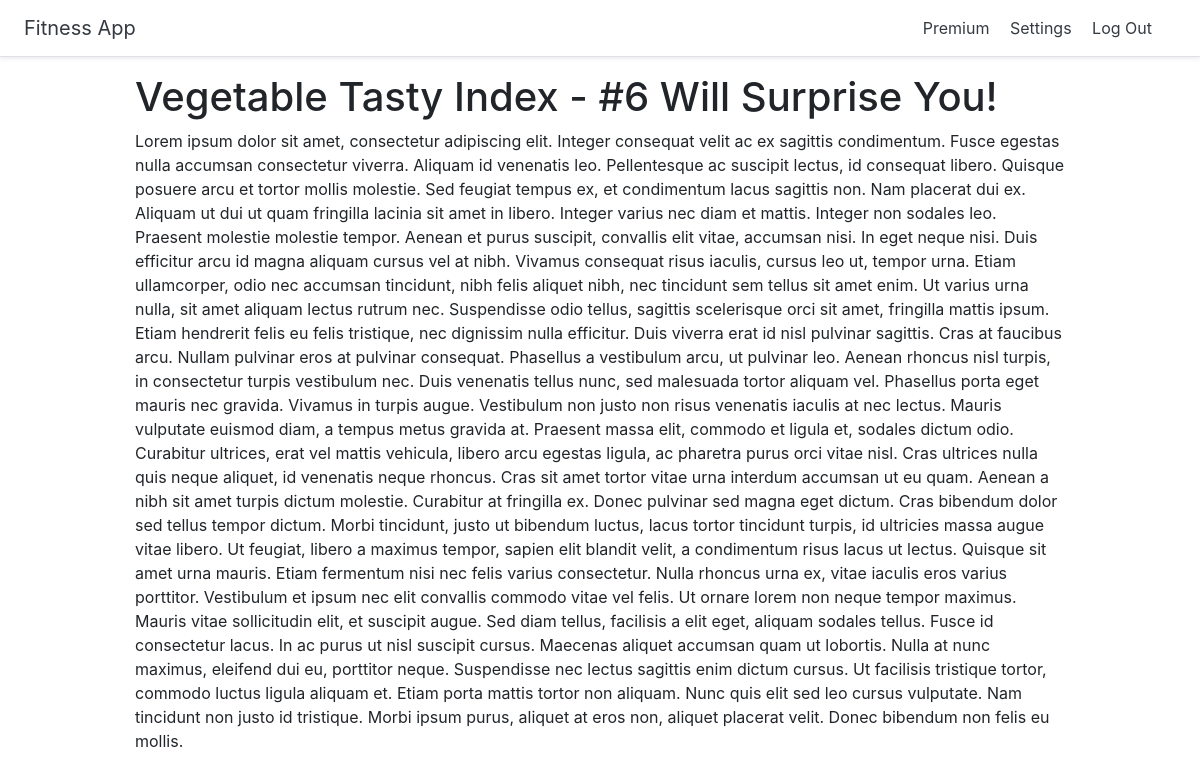
Page /plans/3 (signed in) on the committed database.
### plans/models.py (models this page shows)
class FitnessPlan(models.Model):
  title = models.CharField(max_length=255)
  text = models.TextField()
  premium = models.BooleanField(default=True)

### plans/views.py (the view)
# urls.py: path('plans/<int:pk>', views.plan, name='plan'),
def plan(request,pk):
  plan = get_object_or_404(FitnessPlan, pk=pk)
  if plan.premium :
    if request.user.is_authenticated:
      try:
        if request.user.customer.membership:
          return render(request, 'plans/plan.html', {'plan':plan})
      except Customer.DoesNotExist:
        return redirect('join')
    return redirect('join')
  else:
    return render(request, 'plans/plan.html', {'plan':plan})

### plans/context_processors.py (called while the page is built)
def data_key(_):
  return {'DATA_KEY': env('STRIPE_PUBLIC_API_KEY')}

### plans/templates/plans/plan.html
{% extends 'plans/base.html' %}
{% block content %}
<div class="container">
<h1>{{ plan.title}}</h1>
<p>{{ plan.text }}</p>
</div>
{% endblock %}

### plans/static/pricing.css (style rules this page uses)
html { font-size: 14px; }
@media (min-width: 768px) { html { font-size: 16px; } }
.container { max-width: 960px; }

### rows in the picture
FitnessPlan: title "Vegetable Tasty Index - #6 Will Surprise You!", text "Lorem ipsum dolor sit amet, consectetur adipiscing elit. Integer consequat velit ac ex sagittis condimentum. Fusce egestas nulla accumsan consectetur viverra. Aliquam id venenatis leo. Pellentesque ac suscipit lectus, id consequat libero. Quisque posuere arcu et tortor mollis molestie. Sed feugiat tempus ex, et condimentum lacus sagittis non. Nam placerat dui ex. Aliquam ut dui ut quam fringilla lacinia sit amet in libero. Integer varius nec diam et mattis. Integer non sodales leo. Praesent molestie molestie tempor. Aenean et purus suscipit, convallis elit vitae, accumsan nisi. In eget neque nisi. Duis efficitur arcu id magna aliquam cursus vel at nibh. Vivamus consequat risus iaculis,…"
